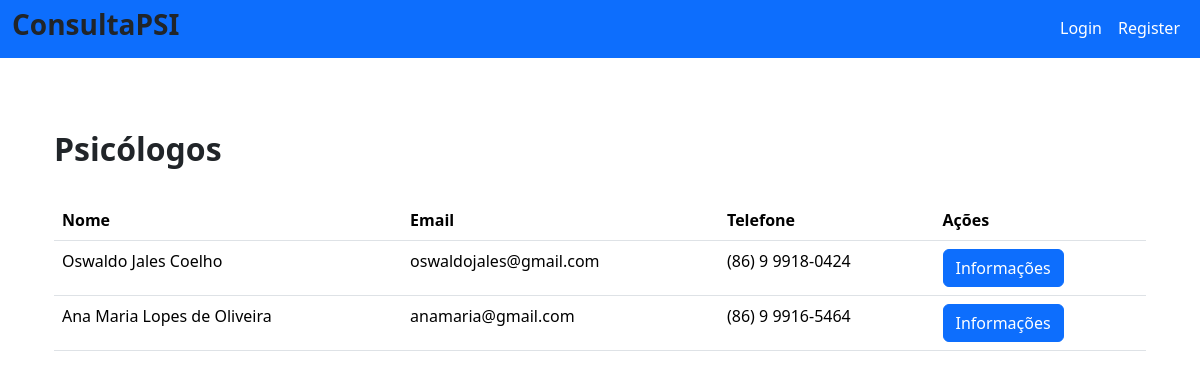
The page /psi/recovery on the database its author committed.
### database/models/user_model.py (models this page shows, shortened)
class User(db.Model, UserMixin):
    __tablename__ = "user"
    id = db.Column('id', db.Integer, primary_key=True)
    nome = db.Column('nome', db.String(150))
    sobrenome = db.Column('sobrenome', db.String(150))
    crp = db.Column('crp', db.String(20))
    abordagem = db.Column('abordagem', db.String(50))
    email = db.Column('email', db.String(50), unique=True)
    telefone = db.Column('telefone', db.String(15), unique=True, nullable=False)
    login = db.Column('login', db.String(50), unique=True, nullable=False)
    senha = db.Column('senha', db.String(550), nullable=False)
    tipo = db.Column('tipo', db.String(25), nullable=False, default="none")

### routes/psi.py (the view)
@blueprint_psi.route('/recovery')
def recovery():
    psis, error = PsiService.get_all_psis()
    if error:
        flash(error)
        return render_template('psi_recovery.html', psi=[])
    return render_template('psi_recovery.html', psi=psis)

### main.py (called while the page is built)
@app.template_filter('format_phone')
def format_phone(phone):
    return f"({phone[:2]}) {phone[2]} {phone[3:7]}-{phone[7:]}"

### service/psi_service.py (called while the page is built)
    @staticmethod
    def serialize_psi(psi):
        return {
            "id": psi.id,
            "nome": psi.nome,
            "sobrenome": psi.sobrenome,
            "crp": psi.crp,
            "abordagem": psi.abordagem,
            "email": psi.email,
            "telefone": psi.telefone,
            "login": psi.login,
            "tipo": psi.tipo
        }

    @staticmethod
    def get_all_psis(id=None):
        try:
            if id:
                psi = User.query.filter_by(id=id, tipo="psicólogo").first()
                if psi:
                    return PsiService.serialize_psi(psi), None
                else:
                    return None, "Psicólogo não encontrado"
            else:
                psis = User.query.filter_by(tipo="psicólogo").all()
                serialized_psis = [PsiService.serialize_psi(psi) for psi in psis]
                return serialized_psis, None
        except Exception as e:
            return None, str(e)

### templates/psi_recovery.html (shortened to what this page needs)
{% extends 'base.html' %}
{% block conteudo %}
<div class="container">
  <br>
  <h2><b>Psicólogos</b></h2>
  <br>
  <table class="table">
    <thead>
      <tr>
        <th scope="col">Nome</th>
        <th scope="col">Email</th>
        <th scope="col">Telefone</th>
        <th scope="col">Ações</th>
      </tr>
    </thead>
    <tbody>
      {% for psi in psi %}
      <tr>
        <td>{{psi.nome}} {{psi.sobrenome}}</td>
        <td>{{psi.email}}</td>
        <td>{{psi.telefone| format_phone }}</td>
        <td>
          <a type="button" class="btn btn-primary" data-bs-toggle="modal" data-bs-target="#infoModal{{psi.id}}">Informações</a>
        </td>
      </tr>
      {% endfor %}
    </tbody>
  </table>
</div>
{% endblock %}

### rows shown on the page
User: nome "Oswaldo", sobrenome "Jales Coelho", email "oswaldojales@gmail.com", telefone "(86) 9 9918-0424"
User: nome "Ana Maria", sobrenome "Lopes de Oliveira", email "anamaria@gmail.com", telefone "(86) 9 9916-5464"
